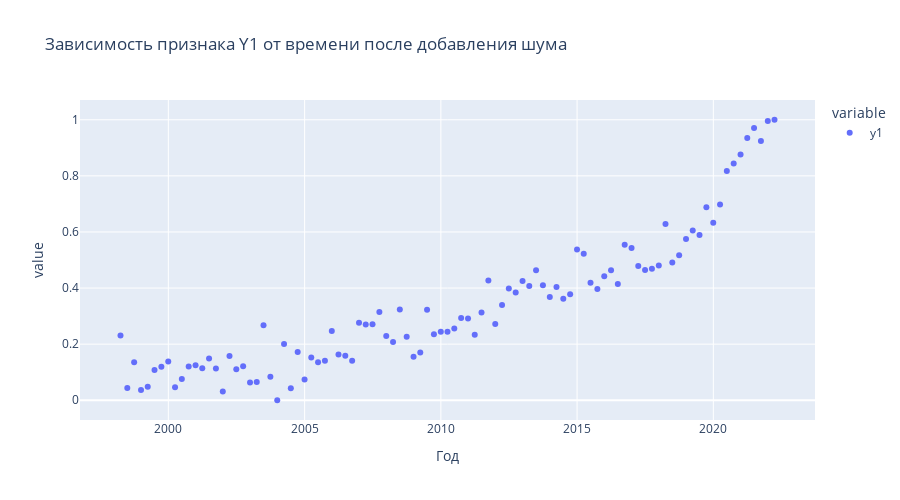

This figure's notebook cell:
### Markdown cell above
Как видно из графика, данные имеют очень сильную линейную структуру, из-за этого мы получаем сверх высокие метрики при обучении модели. Добавление шума в данные, позволяет сделать данные более реалистичными, так как в реальных данных всегда присутствует шум. Так же добавление шума в данные позволяет сделать данные более устойчивыми к выбросам.

### Code cell
np.random.seed(101)
noise = np.random.normal(0, .06, data.shape)
noisy_data = data + noise
data = noisy_data
data = data.apply(lambda x: (x - x.min()) / (x.max() - x.min()))
px.scatter(data['y1'], title="Зависимость признака Y1 от времени после добавления шума", height=500)
